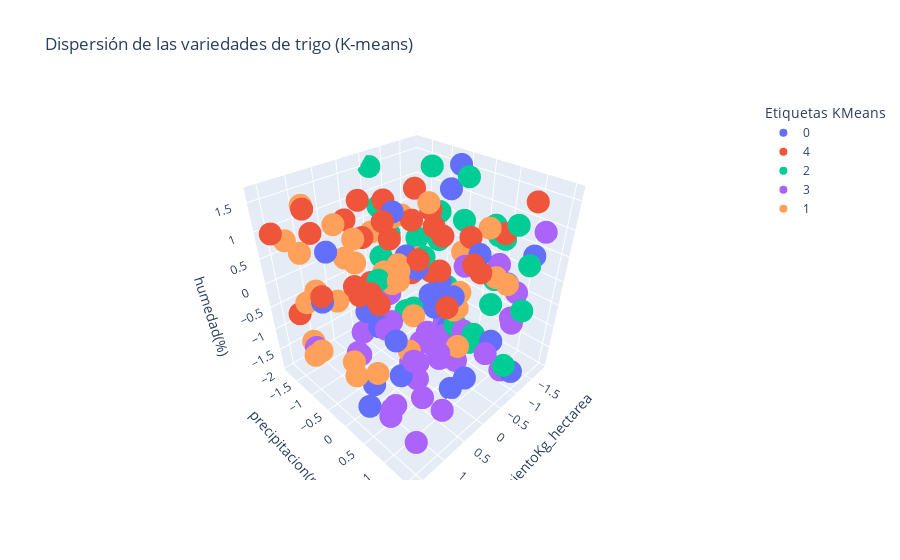

Here is the notebook cell this chart was saved with:
### Code cell
np.set_printoptions(precision=6)
#kmeans.cluster_centers_
# caracteristicas normalizadas que tendria el centroide de ese cluster.

fig = px.scatter_3d(df_kmeans, x='rendimientoKg_hectarea', y='precipitacion(mm)', z='humedad(%)',
                    color='Etiquetas KMeans',
                    title='Dispersión de las variedades de trigo (K-means)')
fig.show()
